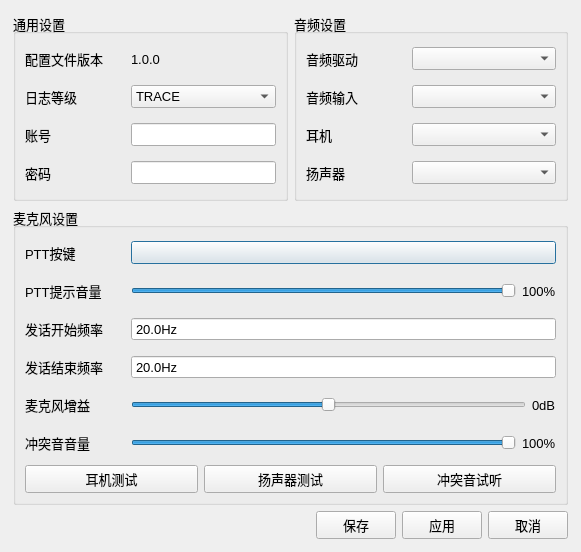
<?xml version="1.0" encoding="UTF-8"?>
<ui version="4.0">
 <class>ConfigWindow</class>
 <widget class="QDialog" name="ConfigWindow">
  <property name="geometry">
   <rect>
    <x>0</x>
    <y>0</y>
    <width>581</width>
    <height>540</height>
   </rect>
  </property>
  <property name="minimumSize">
   <size>
    <width>0</width>
    <height>0</height>
   </size>
  </property>
  <property name="font">
   <font>
    <family>Leelawadee UI</family>
    <pointsize>10</pointsize>
   </font>
  </property>
  <property name="windowTitle">
   <string>首选项</string>
  </property>
  <property name="windowIcon">
   <iconset resource="../../../resource.qrc">
    <normaloff>:/icon/logo</normaloff>:/icon/logo</iconset>
  </property>
  <layout class="QGridLayout" name="gridLayout_2">
   <property name="leftMargin">
    <number>4</number>
   </property>
   <property name="topMargin">
    <number>4</number>
   </property>
   <property name="rightMargin">
    <number>4</number>
   </property>
   <property name="bottomMargin">
    <number>4</number>
   </property>
   <property name="spacing">
    <number>0</number>
   </property>
   <item row="0" column="1">
    <widget class="QWidget" name="config_widget" native="true">
     <layout class="QGridLayout" name="gridLayout">
      <property name="leftMargin">
       <number>9</number>
      </property>
      <property name="topMargin">
       <number>9</number>
      </property>
      <property name="rightMargin">
       <number>9</number>
      </property>
      <property name="bottomMargin">
       <number>9</number>
      </property>
      <property name="spacing">
       <number>6</number>
      </property>
      <item row="0" column="0">
       <widget class="QGroupBox" name="general_settings">
        <property name="sizePolicy">
         <sizepolicy hsizetype="Preferred" vsizetype="Preferred">
          <horstretch>0</horstretch>
          <verstretch>0</verstretch>
         </sizepolicy>
        </property>
        <property name="title">
         <string>通用设置</string>
        </property>
        <layout class="QGridLayout" name="gridLayout_3">
         <item row="3" column="1">
          <widget class="QLineEdit" name="line_edit_password">
           <property name="sizePolicy">
            <sizepolicy hsizetype="Minimum" vsizetype="Fixed">
             <horstretch>0</horstretch>
             <verstretch>0</verstretch>
            </sizepolicy>
           </property>
           <property name="echoMode">
            <enum>QLineEdit::EchoMode::Password</enum>
           </property>
          </widget>
         </item>
         <item row="2" column="1">
          <widget class="QLineEdit" name="line_edit_account">
           <property name="sizePolicy">
            <sizepolicy hsizetype="Minimum" vsizetype="Fixed">
             <horstretch>0</horstretch>
             <verstretch>0</verstretch>
            </sizepolicy>
           </property>
          </widget>
         </item>
         <item row="0" column="0">
          <widget class="QLabel" name="label_config_version">
           <property name="sizePolicy">
            <sizepolicy hsizetype="Fixed" vsizetype="Expanding">
             <horstretch>0</horstretch>
             <verstretch>0</verstretch>
            </sizepolicy>
           </property>
           <property name="minimumSize">
            <size>
             <width>100</width>
             <height>32</height>
            </size>
           </property>
           <property name="text">
            <string>配置文件版本</string>
           </property>
          </widget>
         </item>
         <item row="2" column="0">
          <widget class="QLabel" name="label_account">
           <property name="sizePolicy">
            <sizepolicy hsizetype="Fixed" vsizetype="Expanding">
             <horstretch>0</horstretch>
             <verstretch>0</verstretch>
            </sizepolicy>
           </property>
           <property name="minimumSize">
            <size>
             <width>100</width>
             <height>32</height>
            </size>
           </property>
           <property name="text">
            <string>账号</string>
           </property>
          </widget>
         </item>
         <item row="1" column="1">
          <widget class="QComboBox" name="combo_box_log_level">
           <property name="sizePolicy">
            <sizepolicy hsizetype="Minimum" vsizetype="Fixed">
             <horstretch>0</horstretch>
             <verstretch>0</verstretch>
            </sizepolicy>
           </property>
           <item>
            <property name="text">
             <string>TRACE</string>
            </property>
           </item>
           <item>
            <property name="text">
             <string>DEBUG</string>
            </property>
           </item>
           <item>
            <property name="text">
             <string>INFO</string>
            </property>
           </item>
           <item>
            <property name="text">
             <string>SUCCESS</string>
            </property>
           </item>
           <item>
            <property name="text">
             <string>WARNING</string>
            </property>
           </item>
           <item>
            <property name="text">
             <string>ERROR</string>
            </property>
           </item>
           <item>
            <property name="text">
             <string>CRITICAL</string>
            </property>
           </item>
          </widget>
         </item>
         <item row="1" column="0">
          <widget class="QLabel" name="label_log_level">
           <property name="sizePolicy">
            <sizepolicy hsizetype="Fixed" vsizetype="Expanding">
             <horstretch>0</horstretch>
             <verstretch>0</verstretch>
            </sizepolicy>
           </property>
           <property name="minimumSize">
            <size>
             <width>100</width>
             <height>32</height>
            </size>
           </property>
           <property name="text">
            <string>日志等级</string>
           </property>
          </widget>
         </item>
         <item row="0" column="1">
          <widget class="QLabel" name="label_config_version_2">
           <property name="sizePolicy">
            <sizepolicy hsizetype="Minimum" vsizetype="Preferred">
             <horstretch>0</horstretch>
             <verstretch>0</verstretch>
            </sizepolicy>
           </property>
           <property name="minimumSize">
            <size>
             <width>0</width>
             <height>23</height>
            </size>
           </property>
           <property name="text">
            <string>1.0.0</string>
           </property>
          </widget>
         </item>
         <item row="3" column="0">
          <widget class="QLabel" name="label_password">
           <property name="sizePolicy">
            <sizepolicy hsizetype="Fixed" vsizetype="Expanding">
             <horstretch>0</horstretch>
             <verstretch>0</verstretch>
            </sizepolicy>
           </property>
           <property name="minimumSize">
            <size>
             <width>100</width>
             <height>32</height>
            </size>
           </property>
           <property name="text">
            <string>密码</string>
           </property>
          </widget>
         </item>
        </layout>
       </widget>
      </item>
      <item row="0" column="1">
       <widget class="QGroupBox" name="audio_settings">
        <property name="title">
         <string>音频设置</string>
        </property>
        <layout class="QGridLayout" name="gridLayout_5">
         <item row="0" column="0">
          <widget class="QLabel" name="label_audio_driver">
           <property name="sizePolicy">
            <sizepolicy hsizetype="Fixed" vsizetype="Expanding">
             <horstretch>0</horstretch>
             <verstretch>0</verstretch>
            </sizepolicy>
           </property>
           <property name="minimumSize">
            <size>
             <width>100</width>
             <height>32</height>
            </size>
           </property>
           <property name="text">
            <string>音频驱动</string>
           </property>
          </widget>
         </item>
         <item row="0" column="1">
          <widget class="QComboBox" name="combo_box_audio_driver">
           <property name="sizePolicy">
            <sizepolicy hsizetype="Minimum" vsizetype="Fixed">
             <horstretch>0</horstretch>
             <verstretch>0</verstretch>
            </sizepolicy>
           </property>
          </widget>
         </item>
         <item row="1" column="0">
          <widget class="QLabel" name="label_audio_input">
           <property name="sizePolicy">
            <sizepolicy hsizetype="Fixed" vsizetype="Expanding">
             <horstretch>0</horstretch>
             <verstretch>0</verstretch>
            </sizepolicy>
           </property>
           <property name="minimumSize">
            <size>
             <width>100</width>
             <height>32</height>
            </size>
           </property>
           <property name="text">
            <string>音频输入</string>
           </property>
          </widget>
         </item>
         <item row="1" column="1">
          <widget class="QComboBox" name="combo_box_audio_input">
           <property name="sizePolicy">
            <sizepolicy hsizetype="Minimum" vsizetype="Fixed">
             <horstretch>0</horstretch>
             <verstretch>0</verstretch>
            </sizepolicy>
           </property>
          </widget>
         </item>
         <item row="2" column="0">
          <widget class="QLabel" name="label_audio_output">
           <property name="sizePolicy">
            <sizepolicy hsizetype="Fixed" vsizetype="Expanding">
             <horstretch>0</horstretch>
             <verstretch>0</verstretch>
            </sizepolicy>
           </property>
           <property name="minimumSize">
            <size>
             <width>100</width>
             <height>32</height>
            </size>
           </property>
           <property name="text">
            <string>耳机</string>
           </property>
          </widget>
         </item>
         <item row="2" column="1">
          <widget class="QComboBox" name="combo_box_audio_output">
           <property name="sizePolicy">
            <sizepolicy hsizetype="Minimum" vsizetype="Fixed">
             <horstretch>0</horstretch>
             <verstretch>0</verstretch>
            </sizepolicy>
           </property>
          </widget>
         </item>
         <item row="3" column="0">
          <widget class="QLabel" name="label_audio_output_speaker">
           <property name="sizePolicy">
            <sizepolicy hsizetype="Fixed" vsizetype="Expanding">
             <horstretch>0</horstretch>
             <verstretch>0</verstretch>
            </sizepolicy>
           </property>
           <property name="minimumSize">
            <size>
             <width>100</width>
             <height>32</height>
            </size>
           </property>
           <property name="text">
            <string>扬声器</string>
           </property>
          </widget>
         </item>
         <item row="3" column="1">
          <widget class="QComboBox" name="combo_box_audio_output_speaker">
           <property name="sizePolicy">
            <sizepolicy hsizetype="Minimum" vsizetype="Fixed">
             <horstretch>0</horstretch>
             <verstretch>0</verstretch>
            </sizepolicy>
           </property>
          </widget>
         </item>
        </layout>
       </widget>
      </item>
      <item row="1" column="0" colspan="2">
       <widget class="QGroupBox" name="microphone_settings">
        <property name="title">
         <string>麦克风设置</string>
        </property>
        <layout class="QGridLayout" name="gridLayout_6">
         <item row="4" column="0">
          <widget class="QLabel" name="label_microphone">
           <property name="sizePolicy">
            <sizepolicy hsizetype="Preferred" vsizetype="Expanding">
             <horstretch>0</horstretch>
             <verstretch>0</verstretch>
            </sizepolicy>
           </property>
           <property name="minimumSize">
            <size>
             <width>100</width>
             <height>32</height>
            </size>
           </property>
           <property name="text">
            <string>麦克风增益</string>
           </property>
          </widget>
         </item>
         <item row="3" column="0">
          <widget class="QLabel" name="label_ptt_r">
           <property name="minimumSize">
            <size>
             <width>100</width>
             <height>32</height>
            </size>
           </property>
           <property name="text">
            <string>发话结束频率</string>
           </property>
          </widget>
         </item>
         <item row="2" column="0">
          <widget class="QLabel" name="label_ptt_p">
           <property name="minimumSize">
            <size>
             <width>100</width>
             <height>32</height>
            </size>
           </property>
           <property name="text">
            <string>发话开始频率</string>
           </property>
          </widget>
         </item>
         <item row="1" column="1">
          <layout class="QHBoxLayout" name="horizontalLayout_4">
           <item>
            <widget class="QSlider" name="ptt_sound">
             <property name="sizePolicy">
              <sizepolicy hsizetype="Expanding" vsizetype="Preferred">
               <horstretch>0</horstretch>
               <verstretch>0</verstretch>
              </sizepolicy>
             </property>
             <property name="maximum">
              <number>100</number>
             </property>
             <property name="value">
              <number>100</number>
             </property>
             <property name="orientation">
              <enum>Qt::Orientation::Horizontal</enum>
             </property>
            </widget>
           </item>
           <item>
            <widget class="QLabel" name="ptt_sound_value">
             <property name="text">
              <string>100%</string>
             </property>
            </widget>
           </item>
          </layout>
         </item>
         <item row="4" column="1">
          <layout class="QHBoxLayout" name="horizontalLayout_2">
           <item>
            <widget class="QSlider" name="microphone_gain">
             <property name="sizePolicy">
              <sizepolicy hsizetype="Expanding" vsizetype="Preferred">
               <horstretch>0</horstretch>
               <verstretch>0</verstretch>
              </sizepolicy>
             </property>
             <property name="minimum">
              <number>-20</number>
             </property>
             <property name="maximum">
              <number>20</number>
             </property>
             <property name="orientation">
              <enum>Qt::Orientation::Horizontal</enum>
             </property>
            </widget>
           </item>
           <item>
            <widget class="QLabel" name="label_microphone_gain">
             <property name="text">
              <string>0dB</string>
             </property>
            </widget>
           </item>
          </layout>
         </item>
         <item row="1" column="0">
          <widget class="QLabel" name="label_ptt_s">
           <property name="minimumSize">
            <size>
             <width>100</width>
             <height>32</height>
            </size>
           </property>
           <property name="text">
            <string>PTT提示音量</string>
           </property>
          </widget>
         </item>
         <item row="2" column="1">
          <widget class="QDoubleSpinBox" name="ptt_press_freq">
           <property name="buttonSymbols">
            <enum>QAbstractSpinBox::ButtonSymbols::NoButtons</enum>
           </property>
           <property name="suffix">
            <string>Hz</string>
           </property>
           <property name="decimals">
            <number>1</number>
           </property>
           <property name="minimum">
            <double>20.000000000000000</double>
           </property>
           <property name="maximum">
            <double>20000.000000000000000</double>
           </property>
           <property name="singleStep">
            <double>10.000000000000000</double>
           </property>
          </widget>
         </item>
         <item row="0" column="1">
          <widget class="HotkeyButton" name="button_ptt">
           <property name="sizePolicy">
            <sizepolicy hsizetype="Preferred" vsizetype="Fixed">
             <horstretch>0</horstretch>
             <verstretch>0</verstretch>
            </sizepolicy>
           </property>
           <property name="minimumSize">
            <size>
             <width>0</width>
             <height>23</height>
            </size>
           </property>
           <property name="text">
            <string/>
           </property>
          </widget>
         </item>
         <item row="0" column="0">
          <widget class="QLabel" name="label_ptt">
           <property name="sizePolicy">
            <sizepolicy hsizetype="Fixed" vsizetype="Expanding">
             <horstretch>0</horstretch>
             <verstretch>0</verstretch>
            </sizepolicy>
           </property>
           <property name="minimumSize">
            <size>
             <width>100</width>
             <height>32</height>
            </size>
           </property>
           <property name="text">
            <string>PTT按键</string>
           </property>
          </widget>
         </item>
         <item row="3" column="1">
          <widget class="QDoubleSpinBox" name="ptt_release_freq">
           <property name="buttonSymbols">
            <enum>QAbstractSpinBox::ButtonSymbols::NoButtons</enum>
           </property>
           <property name="suffix">
            <string>Hz</string>
           </property>
           <property name="decimals">
            <number>1</number>
           </property>
           <property name="minimum">
            <double>20.000000000000000</double>
           </property>
           <property name="maximum">
            <double>20000.000000000000000</double>
           </property>
           <property name="singleStep">
            <double>10.000000000000000</double>
           </property>
          </widget>
         </item>
         <item row="6" column="0" colspan="2">
          <layout class="QHBoxLayout" name="horizontalLayout_3">
           <item>
            <widget class="SelectedButton" name="button_test_headphone">
             <property name="text">
              <string>耳机测试</string>
             </property>
            </widget>
           </item>
           <item>
            <widget class="SelectedButton" name="button_test_speaker">
             <property name="text">
              <string>扬声器测试</string>
             </property>
            </widget>
           </item>
           <item>
            <widget class="SelectedButton" name="button_test_conflict">
             <property name="text">
              <string>冲突音试听</string>
             </property>
            </widget>
           </item>
          </layout>
         </item>
         <item row="5" column="0">
          <widget class="QLabel" name="label_conflict">
           <property name="minimumSize">
            <size>
             <width>0</width>
             <height>32</height>
            </size>
           </property>
           <property name="text">
            <string>冲突音音量</string>
           </property>
          </widget>
         </item>
         <item row="5" column="1">
          <layout class="QHBoxLayout" name="horizontalLayout_5">
           <item>
            <widget class="QSlider" name="conflict_volume">
             <property name="sizePolicy">
              <sizepolicy hsizetype="Expanding" vsizetype="Preferred">
               <horstretch>0</horstretch>
               <verstretch>0</verstretch>
              </sizepolicy>
             </property>
             <property name="maximum">
              <number>100</number>
             </property>
             <property name="value">
              <number>100</number>
             </property>
             <property name="orientation">
              <enum>Qt::Orientation::Horizontal</enum>
             </property>
            </widget>
           </item>
           <item>
            <widget class="QLabel" name="conflict_volume_v">
             <property name="text">
              <string>100%</string>
             </property>
            </widget>
           </item>
          </layout>
         </item>
        </layout>
       </widget>
      </item>
      <item row="3" column="0" colspan="2">
       <layout class="QHBoxLayout" name="horizontalLayout">
        <item>
         <spacer name="horizontalSpacer">
          <property name="orientation">
           <enum>Qt::Orientation::Horizontal</enum>
          </property>
          <property name="sizeHint" stdset="0">
           <size>
            <width>40</width>
            <height>20</height>
           </size>
          </property>
         </spacer>
        </item>
        <item>
         <widget class="QPushButton" name="button_ok">
          <property name="sizePolicy">
           <sizepolicy hsizetype="Fixed" vsizetype="Fixed">
            <horstretch>1</horstretch>
            <verstretch>0</verstretch>
           </sizepolicy>
          </property>
          <property name="text">
           <string>保存</string>
          </property>
         </widget>
        </item>
        <item>
         <widget class="QPushButton" name="button_apply">
          <property name="sizePolicy">
           <sizepolicy hsizetype="Fixed" vsizetype="Fixed">
            <horstretch>0</horstretch>
            <verstretch>0</verstretch>
           </sizepolicy>
          </property>
          <property name="text">
           <string>应用</string>
          </property>
         </widget>
        </item>
        <item>
         <widget class="QPushButton" name="button_cancel">
          <property name="sizePolicy">
           <sizepolicy hsizetype="Fixed" vsizetype="Fixed">
            <horstretch>1</horstretch>
            <verstretch>0</verstretch>
           </sizepolicy>
          </property>
          <property name="text">
           <string>取消</string>
          </property>
         </widget>
        </item>
       </layout>
      </item>
     </layout>
    </widget>
   </item>
  </layout>
 </widget>
 <customwidgets>
  <customwidget>
   <class>SelectedButton</class>
   <extends>QPushButton</extends>
   <header>src/ui/component/selected_button.h</header>
  </customwidget>
  <customwidget>
   <class>HotkeyButton</class>
   <extends>QPushButton</extends>
   <header>src/ui/component/hotkey_button.h</header>
  </customwidget>
 </customwidgets>
 <resources>
  <include location="../../../resource.qrc"/>
 </resources>
 <connections/>
</ui>
